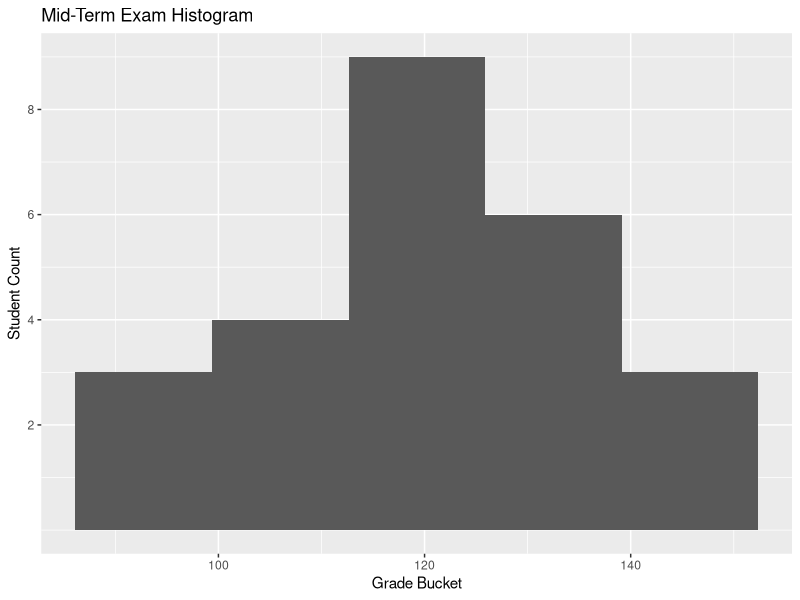

The R source for this figure:
## ---- chunk 1
#output: ioslides_presentation
knitr::opts_chunk$set(echo = FALSE)
library(tidyverse)
## ---- chunk 2
grades <- read.csv(text="
Grade, Id
101,Q
94,L
136,M
131,X
124,J
130,S
141,O
116,Z
114,T
125,K
128,1
116,V
99,P
100,W
125,R
133,U
125,A
142,I
114,H
147,G
112,F
131.5,Y
94,C
118,B
102,N",stringsAsFactors=FALSE)

# Basic histogram
ggplot(grades, aes(x=Grade)) + 
  geom_histogram(bins=5) +
  xlab("Grade Bucket") +
  ylab("Student Count") +
  ggtitle("Mid-Term Exam Histogram") +
  scale_y_continuous(breaks = c(2,4,6,8,10))
